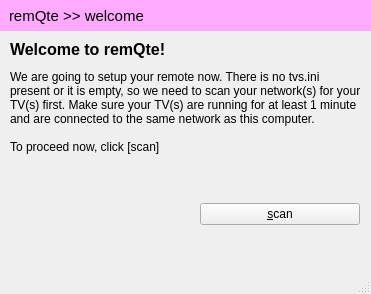
<?xml version="1.0" encoding="UTF-8"?>
<ui version="4.0">
 <class>MainWindow</class>
 <widget class="QMainWindow" name="MainWindow">
  <property name="geometry">
   <rect>
    <x>0</x>
    <y>0</y>
    <width>371</width>
    <height>294</height>
   </rect>
  </property>
  <property name="windowTitle">
   <string>remQte</string>
  </property>
  <widget class="QWidget" name="centralwidget">
   <widget class="QWidget" name="verticalLayoutWidget">
    <property name="geometry">
     <rect>
      <x>0</x>
      <y>0</y>
      <width>371</width>
      <height>31</height>
     </rect>
    </property>
    <layout class="QVBoxLayout" name="verticalLayout">
     <item>
      <widget class="QLabel" name="label">
       <property name="font">
        <font>
         <family>Arial</family>
         <pointsize>11</pointsize>
        </font>
       </property>
       <property name="styleSheet">
        <string notr="true">background:rgb(255, 170, 255);
padding:0 0 0 5;</string>
       </property>
       <property name="text">
        <string>remQte &gt;&gt; welcome</string>
       </property>
      </widget>
     </item>
    </layout>
   </widget>
   <widget class="QWidget" name="verticalLayoutWidget_5">
    <property name="geometry">
     <rect>
      <x>10</x>
      <y>189</y>
      <width>160</width>
      <height>51</height>
     </rect>
    </property>
    <layout class="QVBoxLayout" name="verticalLayout_5"/>
   </widget>
   <widget class="QWidget" name="verticalLayoutWidget_6">
    <property name="geometry">
     <rect>
      <x>200</x>
      <y>189</y>
      <width>160</width>
      <height>51</height>
     </rect>
    </property>
    <layout class="QVBoxLayout" name="verticalLayout_6">
     <item>
      <widget class="QPushButton" name="btnscan">
       <property name="enabled">
        <bool>true</bool>
       </property>
       <property name="text">
        <string>&amp;scan</string>
       </property>
       <property name="shortcut">
        <string>Alt+S</string>
       </property>
       <property name="flat">
        <bool>false</bool>
       </property>
      </widget>
     </item>
    </layout>
   </widget>
   <widget class="QWidget" name="verticalLayoutWidget_3">
    <property name="geometry">
     <rect>
      <x>10</x>
      <y>70</y>
      <width>351</width>
      <height>101</height>
     </rect>
    </property>
    <layout class="QVBoxLayout" name="verticalLayout_3">
     <item>
      <widget class="QLabel" name="successlabel">
       <property name="text">
        <string>We are going to setup your remote now. There is no tvs.ini present or it is empty, so we need to scan your network(s) for your TV(s) first. Make sure your TV(s) are running for at least 1 minute and are connected to the same network as this computer.

To proceed now, click [scan]</string>
       </property>
       <property name="textFormat">
        <enum>Qt::PlainText</enum>
       </property>
       <property name="alignment">
        <set>Qt::AlignLeading|Qt::AlignLeft|Qt::AlignTop</set>
       </property>
       <property name="wordWrap">
        <bool>true</bool>
       </property>
      </widget>
     </item>
    </layout>
   </widget>
   <widget class="QWidget" name="verticalLayoutWidget_2">
    <property name="geometry">
     <rect>
      <x>10</x>
      <y>40</y>
      <width>351</width>
      <height>21</height>
     </rect>
    </property>
    <layout class="QVBoxLayout" name="verticalLayout_2">
     <item>
      <widget class="QLabel" name="label_3">
       <property name="font">
        <font>
         <family>Arial</family>
         <pointsize>12</pointsize>
         <weight>75</weight>
         <bold>true</bold>
        </font>
       </property>
       <property name="text">
        <string>Welcome to remQte!</string>
       </property>
       <property name="textFormat">
        <enum>Qt::PlainText</enum>
       </property>
       <property name="alignment">
        <set>Qt::AlignLeading|Qt::AlignLeft|Qt::AlignTop</set>
       </property>
      </widget>
     </item>
    </layout>
   </widget>
  </widget>
  <widget class="QStatusBar" name="statusbar"/>
 </widget>
 <resources/>
 <connections/>
</ui>
